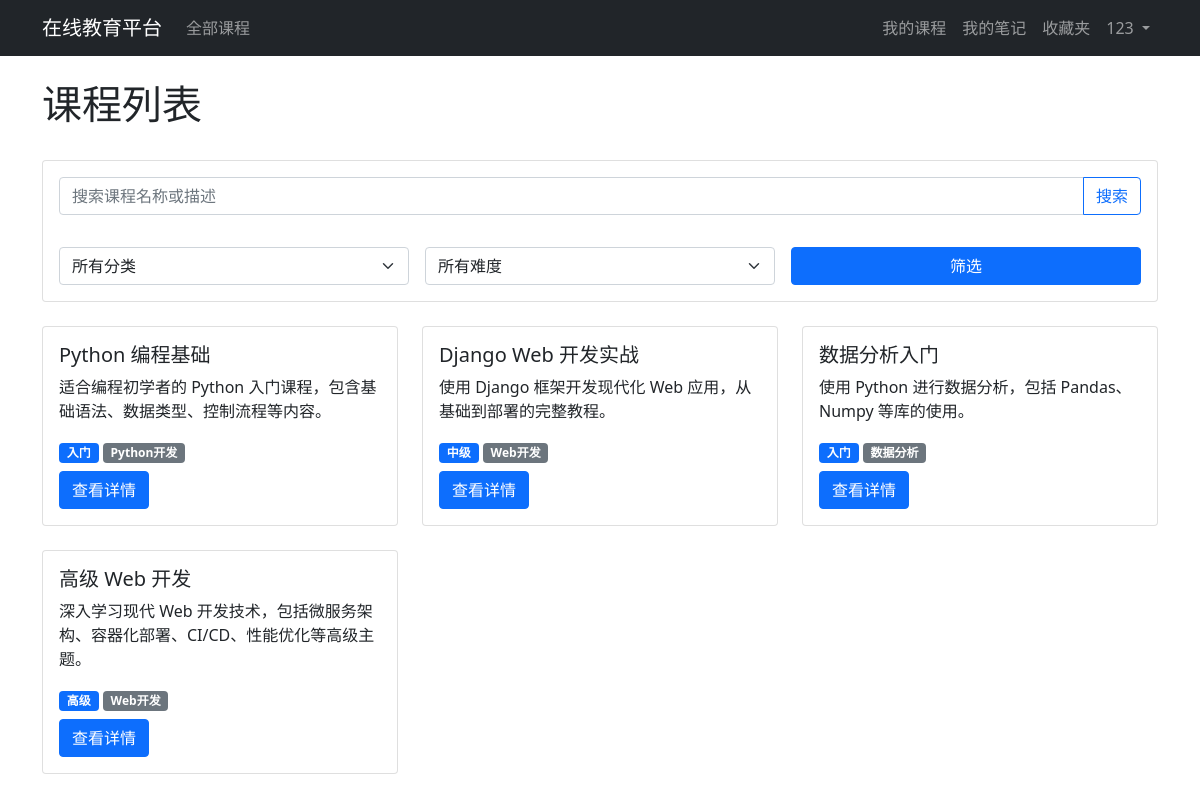
Screenshot of / (signed in) with the database file from the repository.
### users/models.py (models this page shows, shortened)
class CustomUser(AbstractUser):
    is_student = models.BooleanField(default=True)
    is_teacher = models.BooleanField(default=False)
    bio = models.TextField(max_length=500, blank=True)
    profile_pic = models.ImageField(upload_to='profile_pics', blank=True)

### courses/models.py (models this page shows, shortened)
class Course(models.Model):
    title = models.CharField(max_length=200, verbose_name='课程名称')
    description = models.TextField(verbose_name='课程描述')
    teacher = models.ForeignKey(CustomUser, on_delete=models.CASCADE, related_name='courses_taught', verbose_name='讲师')
    created_at = models.DateTimeField(auto_now_add=True, verbose_name='创建时间')
    updated_at = models.DateTimeField(auto_now=True)
    thumbnail = models.ImageField(upload_to='course_thumbnails', blank=True, verbose_name='课程封面')
    category = models.CharField(max_length=50, verbose_name='课程分类', default='其他')
    level = models.CharField(max_length=20, choices=[
        ('beginner', '入门'),
        ('intermediate', '中级'),
        ('advanced', '高级')
    ], default='beginner', verbose_name='难度等级')
    class Meta:
        verbose_name = '课程'
        verbose_name_plural = '课程'

### courses/views.py (the view, shortened to what this page needs)
# urls.py: path('', views.course_list, name='course_list'),
def course_list(request):
    courses = Course.objects.all()
    categories = sorted(Course.objects.values_list('category', flat=True).distinct())
    category = request.GET.get('category')
    level = request.GET.get('level')
    search_query = request.GET.get('search')
    if category:
        courses = courses.filter(category__iexact=category)  # 使用 iexact 进行不区分大小写的精确匹配
    if level:
        courses = courses.filter(level=level)
    if search_query:
        courses = courses.filter(title__icontains=search_query) | \
                 courses.filter(description__icontains=search_query)
    return render(request, 'courses/course_list.html', {
        'courses': courses,
        'categories': categories,
        'current_category': category,
        'current_level': level,
        'search_query': search_query,
    })

### templates/courses/course_list.html (shortened to what this page needs)
{% extends 'base.html' %}
{% block content %}
<div class="row mb-4">
    <div class="col">
        <h1>课程列表</h1>
    </div>
</div>
<div class="row mb-4">
    <div class="col">
        <div class="card">
            <div class="card-body">
                <form method="get" class="row g-3">
                    <div class="col-md-12 mb-3">
                        <div class="input-group">
                            <input type="text" name="search" class="form-control"
                                   placeholder="搜索课程名称或描述"
                                   value="{{ search_query|default:'' }}">
                            <button class="btn btn-outline-primary" type="submit">搜索</button>
                        </div>
                    </div>
                    <div class="col-md-4">
                        <select name="category" class="form-select">
                            <option value="">所有分类</option>
                        </select>
                    </div>
                    <div class="col-md-4">
                        <select name="level" class="form-select">
                            <option value="">所有难度</option>
                        </select>
                    </div>
                    <div class="col-md-4">
                        <button type="submit" class="btn btn-primary w-100">筛选</button>
                    </div>
                </form>
            </div>
        </div>
    </div>
</div>
<div class="row">
    {% for course in courses %}
    <div class="col-md-4 mb-4">
        <div class="card h-100">
            <div class="card-body">
                <h5 class="card-title">{{ course.title }}</h5>
                <p class="card-text">{{ course.description|truncatewords:30 }}</p>
                <div class="mb-2">
                    <span class="badge bg-primary">{{ course.get_level_display }}</span>
                    <span class="badge bg-secondary">{{ course.category }}</span>
                </div>
                <a href="{% url 'courses:course_detail' course.id %}" class="btn btn-primary">查看详情</a>
            </div>
        </div>
    </div>
    {% endfor %}
</div>
{% endblock %}

### templates/base.html (shortened to what this page needs)
<!DOCTYPE html>
<html>
<head>
    <link href="https://cdn.jsdelivr.net/npm/bootstrap@5.1.3/dist/css/bootstrap.min.css" rel="stylesheet">
</head>
<body>
    <nav class="navbar navbar-expand-lg navbar-dark bg-dark">
        <div class="container">
            <a class="navbar-brand" href="{% url 'courses:course_list' %}">在线教育平台</a>
            <div class="collapse navbar-collapse" id="navbarNav">
                <ul class="navbar-nav me-auto">
                    <li class="nav-item">
                        <a class="nav-link" href="{% url 'courses:course_list' %}">全部课程</a>
                    </li>
                </ul>
                <ul class="navbar-nav">
                    {% if user.is_authenticated %}
                        <li class="nav-item">
                            <a class="nav-link" href="{% url 'courses:my_courses' %}">我的课程</a>
                        </li>
                        <li class="nav-item">
                            <a class="nav-link" href="{% url 'courses:my_notes' %}">我的笔记</a>
                        </li>
                        <li class="nav-item">
                            <a class="nav-link" href="{% url 'courses:favorites' %}">收藏夹</a>
                        </li>
                        <li class="nav-item dropdown">
                            <a class="nav-link dropdown-toggle" href="#" id="navbarDropdown" role="button" data-bs-toggle="dropdown">
                                {{ user.username }}
                            </a>
                        </li>
                    {% endif %}
                </ul>
            </div>
        </div>
    </nav>
    <div class="container mt-4">
        {% block content %}
        {% endblock %}
    </div>
</body>
</html>

### rows the page displays
CustomUser: username "123"
Course: title "Python 编程基础", description "适合编程初学者的 Python 入门课程，包含基础语法、数据类型、控制流程等内容。", level "入门", category "Python开发"
Course: title "Django Web 开发实战", description "使用 Django 框架开发现代化 Web 应用，从基础到部署的完整教程。", level "中级", category "Web开发"
Course: title "数据分析入门", description "使用 Python 进行数据分析，包括 Pandas、Numpy 等库的使用。", level "入门", category "数据分析"
Course: title "高级 Web 开发", description "深入学习现代 Web 开发技术，包括微服务架构、容器化部署、CI/CD、性能优化等高级主题。", level "高级", category "Web开发"
